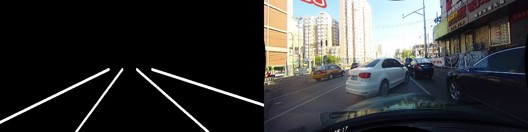
#> input picture img/CULane.jpg, 528 x 132 px; its folder holds only this picture in this run
$ python -i Skeletonize.py   (imports and definitions only)
#> lines starting #> are read from the running program, lines starting #| are printed output that depends on the picture
import numpy as np
import cv2
import os
from matplotlib import pyplot as plt
from tqdm import tqdm
from skimage.morphology import skeletonize , thin


def skeletonize(img):
  """ OpenCV function to return a skeletonized version of img, a Mat object"""

  img = img.copy()  # don't clobber original
  skel = img.copy()

  skel[:, :] = 0
  kernel = cv2.getStructuringElement(cv2.MORPH_CROSS, (3, 3))

  while True:
    eroded = cv2.morphologyEx(img, cv2.MORPH_ERODE, kernel)
    temp = cv2.morphologyEx(eroded, cv2.MORPH_DILATE, kernel)
    temp = cv2.subtract(img, temp)
    skel = cv2.bitwise_or(skel, temp)
    img[:, :] = eroded[:, :]
    if cv2.countNonZero(img) == 0:
      break

  return skel


# [111 lines left out: functions read_files, load_imgs_dataset, load_imgs_predictions, skeletonize_dataset, not called in this run]

>>> import cv2
>>> picture = cv2.imread('../img/CULane.jpg')
#> picture is the input picture: shape (132, 528, 3); mean B, G, R 56.4, 56.4, 55.9
>>> result = skeletonize(picture)
#> in skeletonize, `skel[:, :] = 0`: skel: shape (132, 528, 3); every value is 0
#> the loop in skeletonize, `while True:` made 1 pass
#> pass 1, in skeletonize, `eroded = cv2.morphologyEx(img, cv2.MORPH_ERODE, kernel)`:
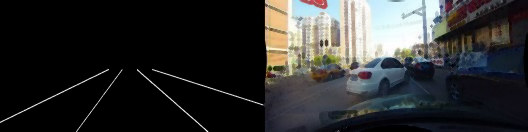
#> eroded: shape (132, 528, 3); mean B, G, R 47.1, 47.2, 46.7
#> pass 1, in skeletonize, `temp = cv2.morphologyEx(eroded, cv2.MORPH_DILATE, kernel)`:
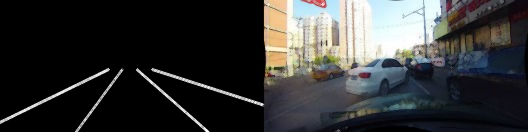
#> temp: shape (132, 528, 3); mean B, G, R 53.7, 53.8, 53.3
#> pass 1, in skeletonize, `temp = cv2.subtract(img, temp)`:
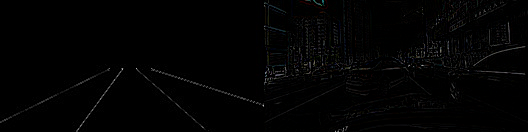
#> temp: shape (132, 528, 3); mean B, G, R 2.6, 2.6, 2.6
#> (the run stopped early here; a loop or call above may not have finished)

$ run again, on img/Tusimple.jpg
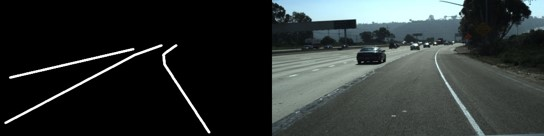
#> input picture img/Tusimple.jpg, 544 x 136 px
#> picture is the input picture: shape (136, 544, 3); mean B, G, R 50, 51, 45.3
#> skel: shape (136, 544, 3); every value is 0
#> the loop in skeletonize, `while True:` made 1 pass
#> pass 1, in skeletonize, `eroded = cv2.morphologyEx(img, cv2.MORPH_ERODE, kernel)`:
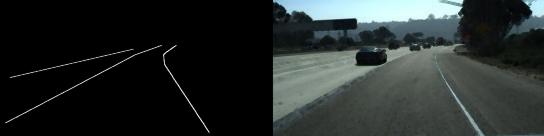
#> eroded: shape (136, 544, 3); mean B, G, R 43.4, 44.4, 38.9
#> pass 1, in skeletonize, `temp = cv2.subtract(img, temp)`:
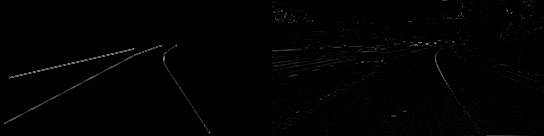
#> temp: shape (136, 544, 3); mean B, G, R 1.8, 1.8, 1.9

$ run again, on img/3chanel.png
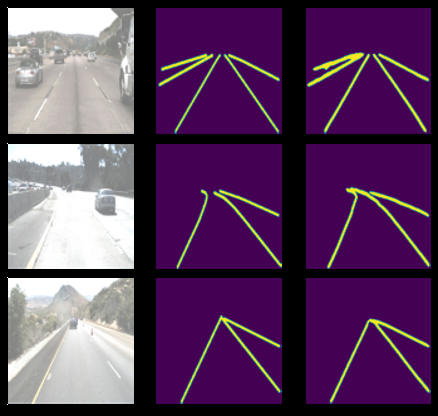
#> input picture img/3chanel.png, 438 x 416 px
#> picture is the input picture: shape (416, 438, 3); mean B, G, R 95.4, 59.5, 90.4
#> skel: shape (416, 438, 3); every value is 0
#> the loop in skeletonize, `while True:` made 1 pass
#> pass 1, in skeletonize, `eroded = cv2.morphologyEx(img, cv2.MORPH_ERODE, kernel)`:
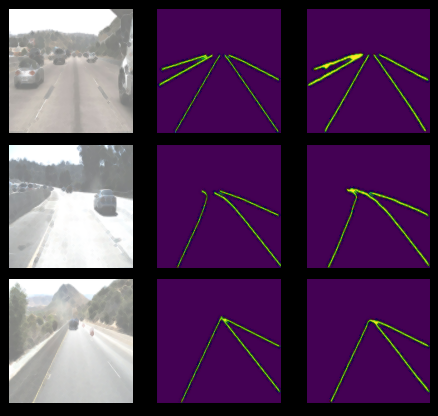
#> eroded: shape (416, 438, 3); mean B, G, R 89, 52.7, 83
#> pass 1, in skeletonize, `temp = cv2.subtract(img, temp)`:
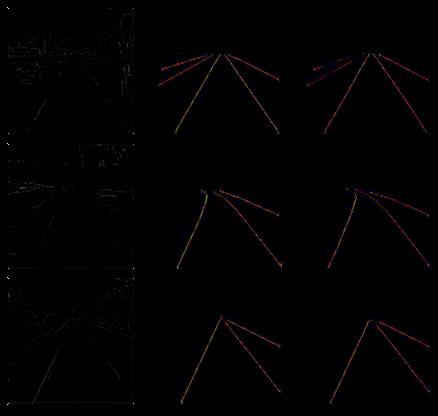
#> temp: shape (416, 438, 3); mean B, G, R 1.3, 1, 1.7
